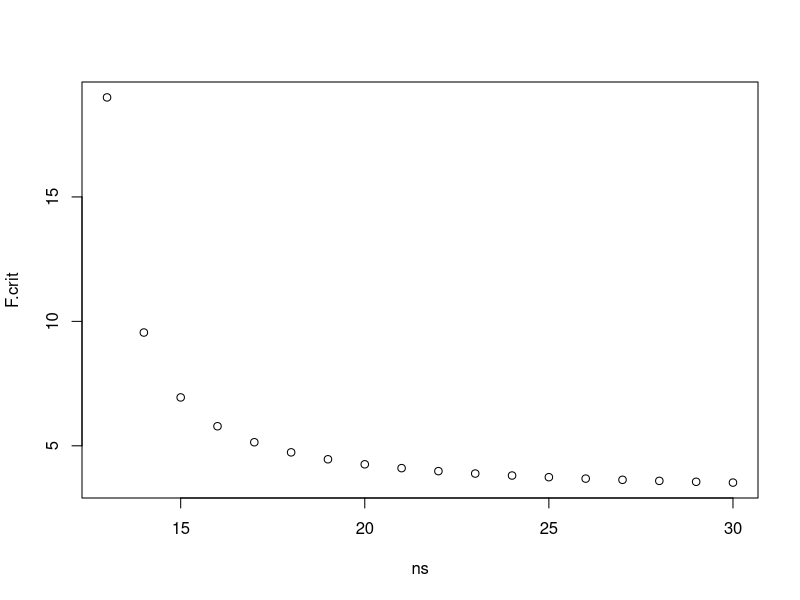
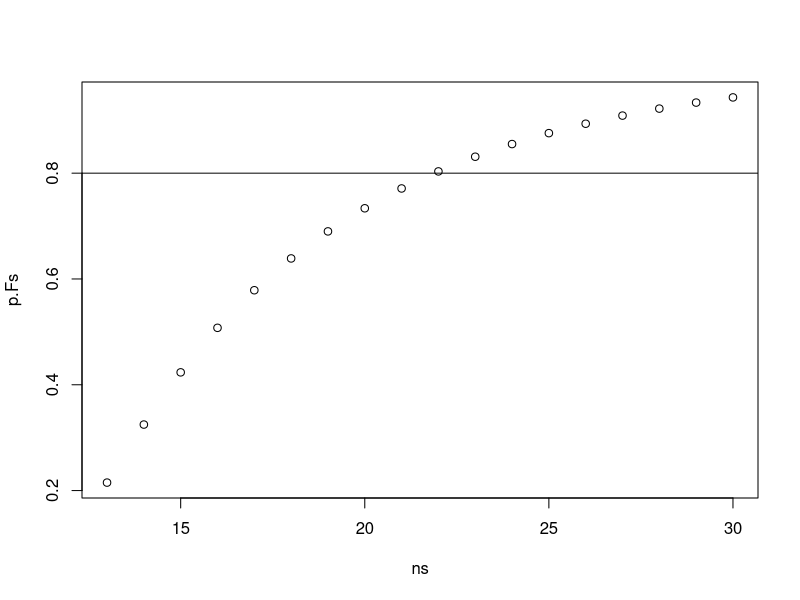

Generate these figures, in order, with R:
## ---- chunk 1
Grass = read.table('Grass.csv',head=TRUE,sep=',')
Grass$Region = as.factor(Grass$Region)
## ---- chunk 2
mod = lm(Speed~.,data=Grass)
summary(mod)
## ---- chunk 3
mod2 = lm(Speed~.-Region,data=Grass)
## ---- chunk 4
SS.R = sum( mod2$residuals^2 ) - sum( mod$residuals^2 )
SS.R
## ---- chunk 5
MS.R = SS.R/7
sighat2 = (summary(mod)$sigma)^2
## ---- chunk 6
F.R = MS.R/sighat2
1-pf(F.R,7,mod$df.residual)
## ---- chunk 7
library(car)
Anova(mod)
## ---- chunk 8
mod3 = lm(Speed~.-C2-C3,data=Grass)
SS.C = sum(mod3$residuals^2) - sum(mod$residuals^2)
K = SS.C/nrow(Grass)
## ---- chunk 9
F.crit = qf(0.95,2,2)
1-pf(F.crit,2,2,K)
## ---- chunk 10
ns = 13:30  # potential number of observations
F.crit = qf(0.95,2, ns - 11)  # Sequence of critical values
plot(ns,F.crit)
## ---- chunk 11
p.Fs = 1-pf(F.crit, 2, ns-11,ncp = ns*K)
plot(ns,p.Fs)
abline(h= 0.80)
p.Fs
